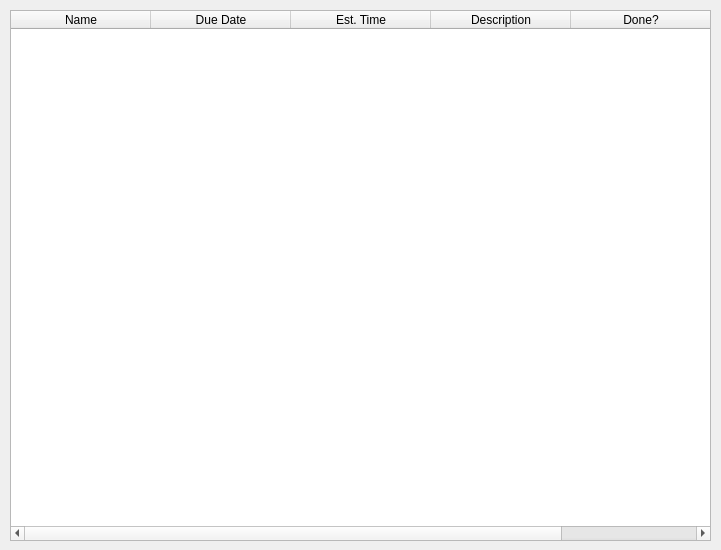
<?xml version="1.0" encoding="UTF-8"?>
<ui version="4.0">
 <class>Dialog3</class>
 <widget class="QDialog" name="Dialog3">
  <property name="geometry">
   <rect>
    <x>0</x>
    <y>0</y>
    <width>721</width>
    <height>550</height>
   </rect>
  </property>
  <property name="windowTitle">
   <string>Assignments</string>
  </property>
  <widget class="QTableWidget" name="tableWidget">
   <property name="geometry">
    <rect>
     <x>10</x>
     <y>10</y>
     <width>701</width>
     <height>531</height>
    </rect>
   </property>
   <attribute name="horizontalHeaderMinimumSectionSize">
    <number>40</number>
   </attribute>
   <attribute name="horizontalHeaderDefaultSectionSize">
    <number>140</number>
   </attribute>
   <column>
    <property name="text">
     <string>Name</string>
    </property>
   </column>
   <column>
    <property name="text">
     <string>Due Date</string>
    </property>
   </column>
   <column>
    <property name="text">
     <string>Est. Time</string>
    </property>
   </column>
   <column>
    <property name="text">
     <string>Description</string>
    </property>
   </column>
   <column>
    <property name="text">
     <string>Done?</string>
    </property>
   </column>
  </widget>
 </widget>
 <resources/>
 <connections/>
</ui>
